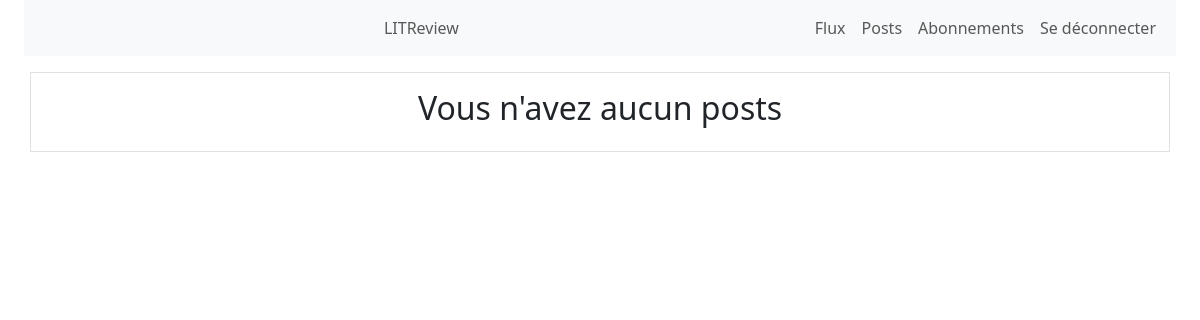
The app's page /posts/ (signed in), older data.
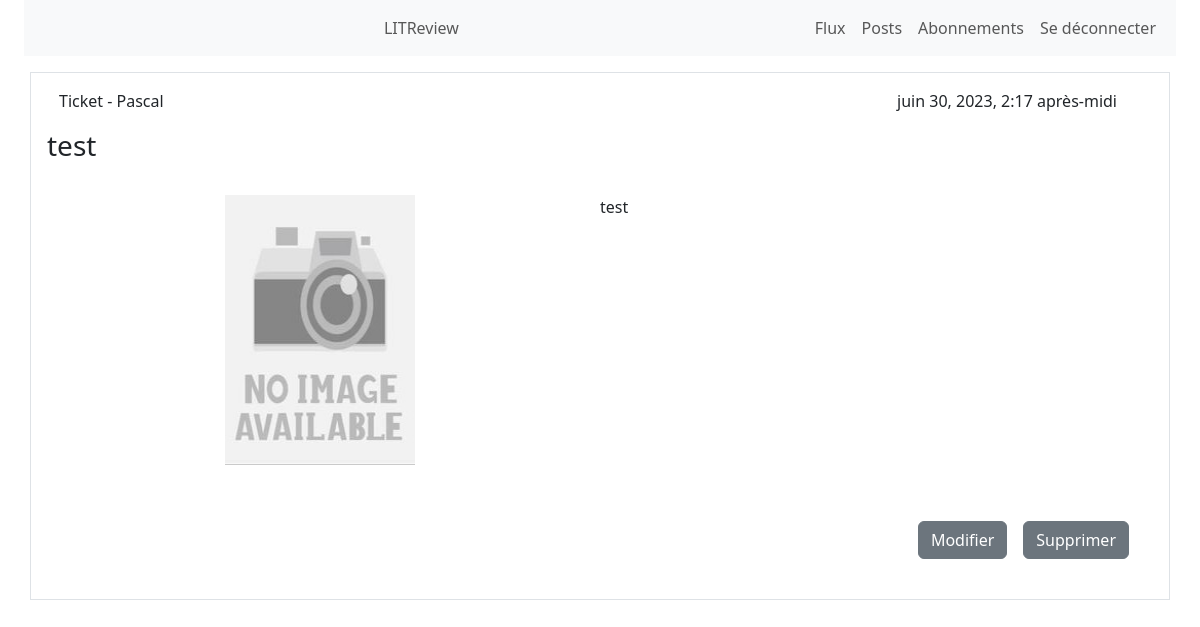
The same page, newer data.
### blog/models.py (models this page shows, shortened)
class Ticket(models.Model):
    title = models.CharField(
        max_length=128, verbose_name='Titre', default=None)
    description = models.TextField(max_length=2048, blank=True)
    user = models.ForeignKey(settings.AUTH_USER_MODEL,
                             on_delete=models.CASCADE, blank=True)
    image = models.ImageField(null=True, blank=True, upload_to="image/")
    time_created = models.DateTimeField(
        auto_now_add=True)
    IMAGE_MAX_SIZE = (708, 270)

### authenticate/models.py (models this page shows)
class User(AbstractUser):
    pass

### blog/views.py (the view)
# urls.py: path('posts/', blog.views.my_posts, name="posts"),
@login_required
def my_posts(request):
    reviews = models.Review.objects.filter(user_id=request.user.id)
    reviews = reviews.annotate(content_type=Value('REVIEW', CharField()))
    posts = models.Ticket.objects.filter(user_id=request.user.id)
    posts = posts.annotate(content_type=Value('TICKET', CharField()))
    posts_and_reviews = sorted(
        chain(posts, reviews),
        key=lambda post: post.time_created,
        reverse=True
    )
    return render(request, "blog/posts.html", context={"flux": posts_and_reviews})

### blog/templates/blog/posts.html (shortened to what this page needs)
{% extends 'base.html' %}
{% block content %}
{% for post in flux %}
    {% if post.content_type == 'TICKET' %}
            {% if post.user_id == user.id %}
            <div class='container p-3 my-3 border'>
                {% include 'blog/ticket-flux.html' %}
                {% include 'blog/button-modify-ticket.html' %}
            </div>
            {% endif %}
    {% endif %}
{% endfor %}
{% if not flux %}
<div class='container p-3 my-3 border'>
    <h2 class='d-flex justify-content-center'> Vous n'avez aucun posts</h2>
</div>
{% endif %}
{% endblock %}

### blog/templates/blog/ticket-flux.html
<div class="container-fluid row">
        <div class="col-sm-6">
            <p>Ticket - {{post.user}}</p>
        </div>
        <div class="col-sm-6 " style="text-align:right">
            <p> {{post.time_created}} </p>
        </div>
</div>
<h3>
    {{post.title}}
</h3>
<div class="container-fluid p-3 my-3 row">
    <div class="col-sm-6">
        {% if post.image %}
            <div class='d-flex justify-content-center'>
                <img src = '{{post.image.url}}' width="190" height="270" >
            </div>
        {% elif not post.image %}
            <div class='d-flex justify-content-center'>
                <img src = '/media/image/no-image.jpg' width="190" height="270" >
            </div>
        {% endif %}
    </div>
    <div class="col-sm-6">
        <div>
            {{post.description}}
        </div>
    </div>
</div>

### blog/templates/blog/button-modify-ticket.html (shortened to what this page needs)
{% load static %}
<div class="container">
    <div class="row">
        <div class="p-3 me-5 d-flex justify-content-end ">
            <form action="{% url "modify-t" post.id%} " class="">
                <button class="btn btn-secondary m-2" type="submit">Modifier</button>
            </form>
            <button onclick="document.getElementById('{{post.id}}').style.display='block'" class="btn btn-secondary m-2">Supprimer</button>
        </div>
    </div>
</div>

Row changes from the older to the newer data that the page shows:
added Ticket: user "Pascal", time_created "juin 30, 2023, 2:17 après-midi", title "test", description "test"
Text that changed along with them:
text no longer shown: "Vous n'avez aucun posts"
